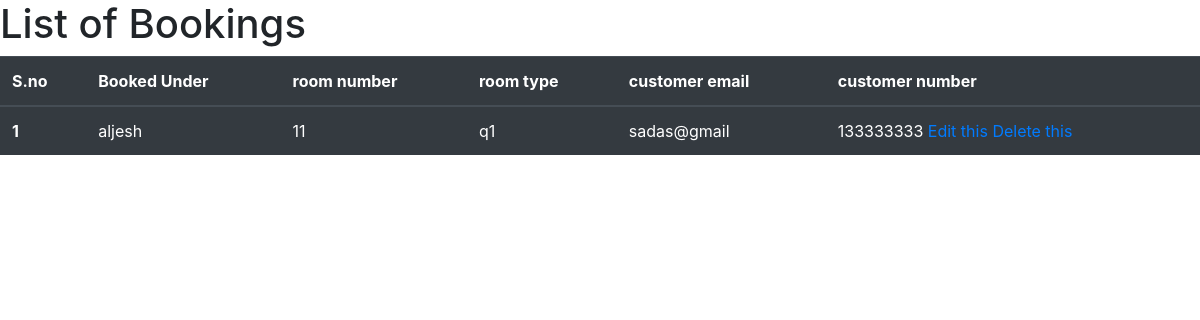
Before: /booking/ with the older database file.
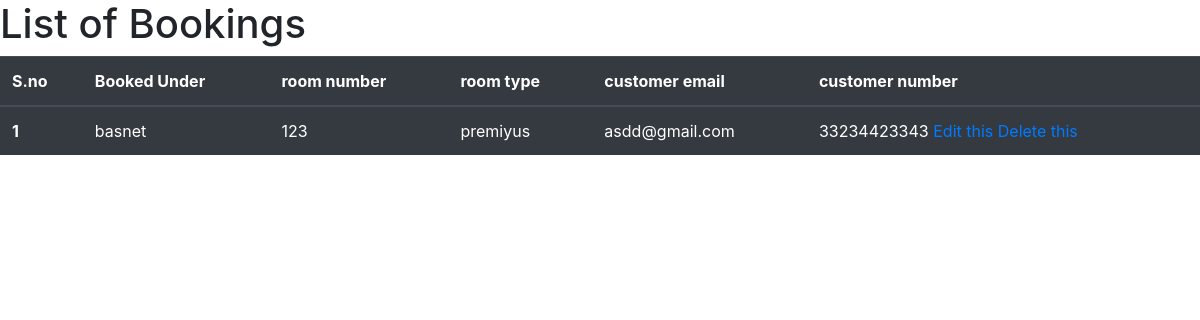
After: the same page with the newer database file.
### customer/models.py (models this page shows, shortened)
class BookRoom(models.Model):
    cname = models.CharField(max_length=20)
    roomtype =models.CharField(max_length=20)
    roomno=models.IntegerField()
    cemail = models.EmailField()
    ccontact = models.CharField(max_length=15)

### customer/views.py (the view)
# urls.py: path('booking/',views.view_Booking_lists),
def view_Booking_lists(request):
    list_of_Booking= BookRoom.objects.all()
    context_variable = {
        'booking':list_of_Booking
    }
    return render(request,'Bookings/bookings.html',context_variable)

### templates/Bookings/bookings.html (shortened to what this page needs)
<!DOCTYPE html>
<html lang="en">
<head>
    <link rel="stylesheet" href="https://stackpath.bootstrapcdn.com/bootstrap/4.4.1/css/bootstrap.min.css">
</head>
<body>
    <h1> List of Bookings </h1>
    {% for book in booking %}
    <table class="table table-dark">
  <thead>
    <tr>
      <th scope="col">S.no</th>
      <th scope="col">Booked Under</th>
      <th scope="col">room number</th>
      <th scope="col">room type</th>
      <th scope="col">customer email</th>
       <th scope="col">customer number</th>
    </tr>
  </thead>
  <tbody>
    <tr>
      <th scope="row">1</th>
      <td>{{book.cname}} </td>
      <td> {{book.roomno}}</td>
      <td>{{book.roomtype}}</td>
      <td> {{book.cemail}}</td>
      <td>{{book.ccontact}}
        <a href="update/{{book.id}}">Edit this</a>
        <a href="delete/{{book.id}}">Delete this</a>
    </td>
    </tr>
  </tbody>
</table>
    {% empty %}
        There are no room booked.
    {% endfor %}
</body>
</html>

Changed rows visible on the page:
removed BookRoom: cname "aljesh", roomno "11", roomtype "q1", cemail "sadas@gmail", ccontact "133333333"
added BookRoom: cname "basnet", roomno "123", roomtype "premiyus", cemail "asdd@gmail.com", ccontact "33234423343"
